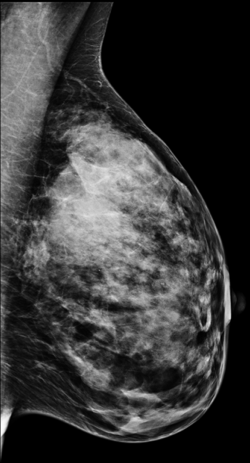
%> input picture figs/mammo/b1.png, 250 x 463 px
$ octave test_kmeans_spatial.m   (GNU Octave 9; MATLAB toolbox functions it lacks are replaced by stand-ins)
%> lines starting %> are read from the running program, lines starting %| are printed output that depends on the picture
### scripts/utils/kmeans_spatial.m
function [labelsIm, clusterIm] = kmeans_spatial(im, K, lambda, maxIter, tol, option)
% lambda is the weight on the spatial coordinates
% That is, (1-lambda) is the weight for intensity
% maxIter: max number of iterations
% tol: consecutive update difference as stopping criterion
% option: 'random' - initialize with random centers
%       : 'manual' - user selects random centers on the image;
im = im2double(im);
[m,n,nc] = size(im);
X = zeros(m*n, nc+2); %row = [im(x,y,:), x, y]

% construct the data matrix
for x=1:n
  for y=1:m
    i = (x-1)*m + y;
    if (nc > 1)
      X(i,:) = [reshape(im(y,x,:), 1, nc, 1), x, y];
    else
      X(i,:) = [im(y,x), x, y];
    end
  end
end
% Standarize X's columns to have a zero mean and unit std
X = cwise_normalize(X);

% Initial centroids
if (nargin > 5 &&  strcmp(option,"manual"))
  figure; imshow(im,[]);
  [centerXs, centerYs] = ginput(K);
else
  centerXs = randi([1,n], [1,K]);
  centerYs = randi([1,m], [1,K]);
end

centers = zeros(K, nc+2);
normedXcoords = cwise_normalize([1:n]');
normedYcoords = cwise_normalize([1:m]');


for k = 1:K
  xloc = centerXs(k);
  yloc = centerYs(k);
  cx = normedXcoords(xloc); cy = normedYcoords(yloc);
  if (nc > 1)
    centers(k,:) = [reshape(im(yloc,xloc,:), 1, nc, 1), cx, cy];
  else
    centers(k,:) = [im(yloc,xloc), cx, cy];
  end
end


% labels = zeros(m*n);
% newCenters = nan(K, nc+2);
% Iterative update
diff = Inf;
for i = 1:maxIter
  if (diff < tol); break; end
  % assign to new cluster, and accumulate
  [labels, newCenters] = update(X, centers, lambda);
  diff = norm(centers - newCenters);
  centers = newCenters;
%   fprintf("iter: %d, diff: %.5f\n", i, diff);
end
fprintf("---(lambda=%.4f)clustering ended after iter=%d, diff=%.5f\n",...
  lambda, i, diff);
labelsIm = reshape(labels, m,n);

% Assign center's avg intensity value to the pixels
clusterIm = zeros(m,n,nc);
for x=1:n
  for y=1:m
    myCluster = labelsIm(y,x);
    clusterIm(y,x,:) = centers(myCluster, 1:nc);
  end
end

end

% [32 lines left out: function update, not called in this run]

### scripts/utils/cwise_normalize.m
function scaled = cwise_normalize(X)
% Each column of X is a feature. Normalize each feature space to have a
% unit std and zero mean.

means = mean(X,1);
stds = std(X);
scaled = (X - repmat(means, size(X,1) ,1))./repmat(stds, size(X,1),1);
end

### scripts/test/setPathForTests.m
% set paths for test scripts
addpath('../utils');
addpath('../');
addpath('../../figs/');

### scripts/test/test_kmeans_spatial.m
% test kmeans2D
run('setPathForTests.m');
% im = imread('../../figs/opticalFlow/toy-car-images-bw/toy_formatted2.png');
im1 = im2double(imread('../../figs/mammo/b1.png'));
%> im1: size 463x250 double; min 0, max 0.992, mean 0.221
im2 = im2double(imread('../../figs/mammo/b2.png'));
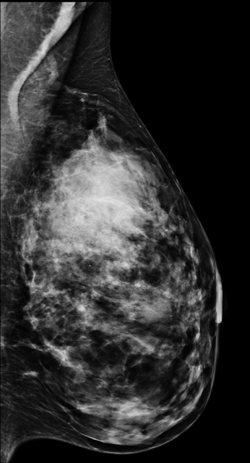
%> input picture figs/mammo/b2.png, 250 x 463 px
%> im2: size 463x250 double; min 0, max 0.89, mean 0.188
im3 = im2double(imread('../../figs/mammo/b3.png'));
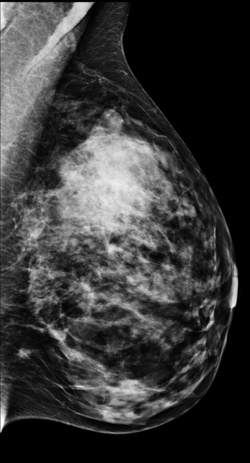
%> input picture figs/mammo/b3.png, 250 x 463 px
%> im3: size 463x250 double; min 0, max 1, mean 0.222
%> the run ends on the next line

figure;imshow(im2); title('original');

%% Set the parameters
K = 2;
maxIter = 100;
tol = 1e-3;

%% Run clustering
% lambda = weight on spatial information
im = im1;
lambdas = [0.003];%[0, 0.0003, 0.0006, 0.001, 0.003];%, 0.01, 0.1] ;
for i = 1:length(lambdas)
  lambda = lambdas(i);
  [labelsIm,clusterIm] = kmeans_spatial(im, K, lambda, maxIter, tol, "manual");
